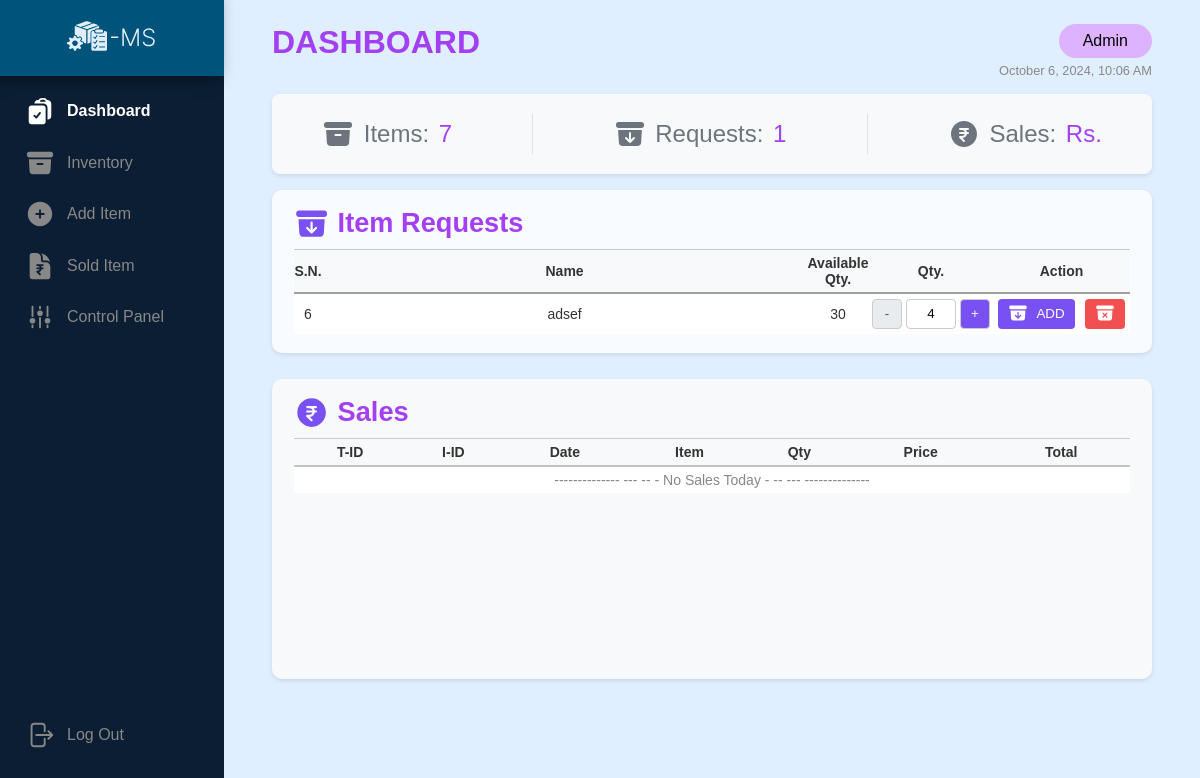
The page /Admin/Dashboard/dashboard.php (signed in) on the database as committed earlier.
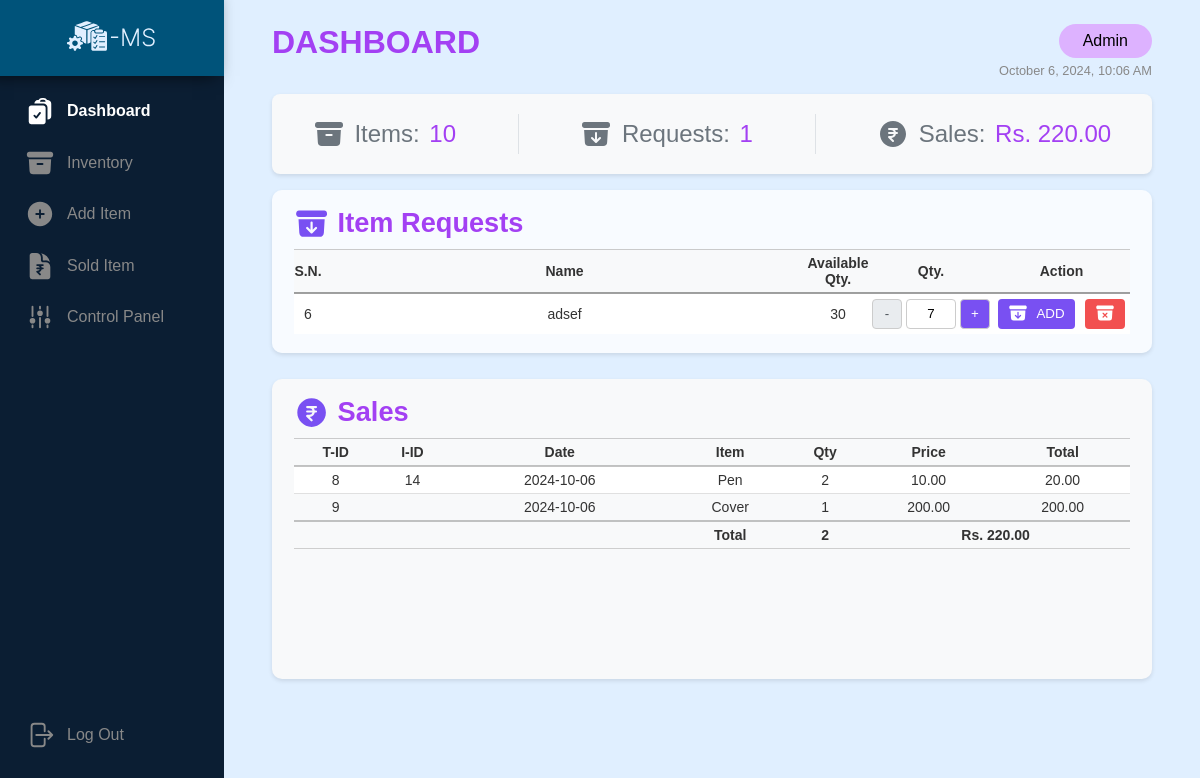
The same page on the database as committed later.
### tables this page shows
CREATE TABLE `sold` (
  `transaction_id` int(11) NOT NULL,
  `item_id` int(11) DEFAULT NULL,
  `sold_date` date NOT NULL,
  `sold_item_title` varchar(100) NOT NULL,
  `sold_price` decimal(11,2) NOT NULL,
  `sold_qty` int(11) NOT NULL,
  `sold_total` decimal(11,2) NOT NULL
);

### Admin/Dashboard/overviewBackend.php (called while the page is built, shortened)
<?php
$sql = "Select count(*) as items from inventory";
$result = mysqli_query($conn, $sql);
$row = mysqli_fetch_assoc($result);
$itemCount = $row['items'];
$sql = "Select sum(sold_total) as sales from sold where date(sold_date) = CURDATE()";
$result = mysqli_query($conn, $sql);
$row = mysqli_fetch_assoc($result);
$sales = $row['sales'];
?>

### Admin/Dashboard/todaysSalesList.php (the view)
<?php
$sql = "SELECT COUNT(*) as total_count, SUM(sold_total) as total_sum FROM sold where sold_date = CURDATE()";
$result = mysqli_query($conn, $sql);
$summary = mysqli_fetch_assoc($result);
$total_sales_count = $summary['total_count'];
$total_sum = $summary['total_sum'];
$sql = "SELECT * FROM sold where sold_date = CURDATE()";
$result = mysqli_query($conn, $sql);
if (mysqli_num_rows($result) > 0) {
  echo "<tbody>";
  while ($row = mysqli_fetch_assoc($result)) {
    echo "<tr>
    <td>" . $row['transaction_id'] . "</td>
    <td>" . $row['item_id'] . "</td>
    <td>" . $row['sold_date'] . "</td>
    <td>" . $row['sold_item_title'] . "</td>
    <td>" . $row['sold_qty'] . "</td>
    <td>" . $row['sold_price'] . "</td>
    <td>" . $row['sold_total'] . "</td>
    </tr>";
  }
  echo "</tbody>";
  echo "
    <tfoot>
      <tr>
        <td></td>
        <td></td>
        <td></td>
        <td><strong>Total</strong></td>
        <td><strong>" . $total_sales_count . "</strong></td>
        <td colspan='2'>Rs. " . number_format($total_sum, 2) . "</td>
      </tr>
    </tfoot>
    ";
} else {
  echo "<tr><td colspan='7' style='color: #888;'> -------------- --- -- - No Sales Today - -- --- -------------- </td></tr>";
}
?>

### Admin/Dashboard/dashboard.php (shortened to what the changed rows need)
<?php
require '../../dbConn.php';
include 'overviewBackend.php';
?>
<!DOCTYPE html>
<html lang="en">
<head>
  <link rel="stylesheet" href="../../util.css" />
  <link rel="stylesheet" href="../adminRoot.css" />
  <link rel="stylesheet" href="dashboard.css" />
</head>
<body>
  <main class="wrapper">
    <header>
      <div class="main-heading">
        <div class="main-heading-left">
          <h1>DASHBOARD</h1>
        </div>
      </div>
    </header>
    <section>
      <div class="overview-block">
        <div class="overview-item">
          <div class="overview-details">
            <span class="overview-label">Items:</span>
            <span class="overview-value"><?php echo $itemCount ?></span>
          </div>
        </div>
        <div class="overview-item">
          <div class="overview-details">
            <span class="overview-label">Sales:</span>
            <span class="overview-value">Rs. <?php echo $sales ?></span>
          </div>
        </div>
      </div>
    </section>
    <section>
      <div class="itemrequest-wrapper">
        <div class="itemrequest">
          <table class="request-table">
            <thead>
              <tr>
                <th>S.N.</th>
                <th>Name</th>
                <th>Available Qty.</th>
                <th>Qty.</th>
                <th>Action</th>
              </tr>
            </thead>
            <tbody>
              <?php
              include 'requestList.php';
              ?>
            </tbody>
          </table>
        </div>
      </div>
    </section>
    <section>
      <div class="sales-wrapper">
        <div class="sales">
          <table>
            <thead>
              <tr>
                <th>T-ID</th>
                <th>I-ID</th>
                <th>Date</th>
                <th>Item</th>
                <th>Qty</th>
                <th>Price</th>
                <th>Total</th>
              </tr>
            </thead>
            <?php
            include 'todaysSalesList.php';
            ?>
          </table>
        </div>
      </div>
    </section>
  </main>
</body>
</html>

### Admin/Dashboard/requestList.php
<?php
$result = mysqli_query($conn, "SELECT * FROM view_requests");
if (mysqli_num_rows($result) > 0) {
  while ($row = mysqli_fetch_assoc($result)) {
    echo "
        <tr>
          <td>{$row['item_id']}</td>
          <td>{$row['item_title']}</td>
          <td>{$row['quantity']}</td>
          <td class='qty-ctrl'>
            <button class='qty-ctrl-btn minus-btn' data-action='-'>-</button>
            <input type='number' id='old-qty' class='qty-ctrl-inp' value='{$row['request_qty']}' />
            <button class='qty-ctrl-btn plus-btn' data-action='+'>+</button>
          </td>
          <td>
            <form method='POST' action=''>
              <button type='submit' name='add-id' value='{$row['item_id']}' class='add-btn'>
              <svg xmlns='http://www.w3.org/2000/svg' viewBox='0 0 24 24' fill='currentColor' class='size-6 icon'>
                <path d='M3.375 3C2.339 3 1.5 3.84 1.5 4.875v.75c0 1.036.84 1.875 1.875 1.875h17.25c1.035 0 1.875-.84 1.875-1.875v-.75C22.5 3.839 21.66 3 20.625 3H3.375Z' />
                <path fill-rule='evenodd' d='m3.087 9 .54 9.176A3 3 0 0 0 6.62 21h10.757a3 3 0 0 0 2.995-2.824L20.913 9H3.087ZM12 10.5a.75.75 0 0 1 .75.75v4.94l1.72-1.72a.75.75 0 1 1 1.06 1.06l-3 3a.75.75 0 0 1-1.06 0l-3-3a.75.75 0 1 1 1.06-1.06l1.72 1.72v-4.94a.75.75 0 0 1 .75-.75Z' clip-rule='evenodd' />
              </svg>
                ADD
              </button>
              <button type='submit' name='delete-id' value='{$row['item_id']}' class='delete-btn'>
                <svg xmlns='http://www.w3.org/2000/svg' viewBox='0 0 24 24' fill='currentColor' class='size-6 icon'>
                  <path d='M3.375 3C2.339 3 1.5 3.84 1.5 4.875v.75c0 1.036.84 1.875 1.875 1.875h17.25c1.035 0 1.875-.84 1.875-1.875v-.75C22.5 3.839 21.66 3 20.625 3H3.375Z' />
                  <path fill-rule='evenodd' d='m3.087 9 .54 9.176A3 3 0 0 0 6.62 21h10.757a3 3 0 0 0 2.995-2.824L20.913 9H3.087Zm6.133 2.845a.75.75 0 0 1 1.06 0l1.72 1.72 1.72-1.72a.75.75 0 1 1 1.06 1.06l-1.72 1.72 1.72 1.72a.75.75 0 1 1-1.06 1.06L12 15.685l-1.72 1.72a.75.75 0 1 1-1.06-1.06l1.72-1.72-1.72-1.72a.75.75 0 0 1 0-1.06Z' clip-rule='evenodd' />
                </svg>
              </button>
              <input type='number' name='qty' id='new-qty' value='{$row['request_qty']}' hidden/>
            </form>
          </td>
        </tr>
      ";
  }
} else {
  echo "<tr><td colspan='5' style='color: #888;'> -------------- --- -- - No Requests - -- --- -------------- </td></tr>";
}
?>

Rows that differ between the two databases and show on the page:
now on this page (row edited): sold: transaction_id "8", item "14", sold_date "2024-10-06", sold_item_title "Pen", sold_qty "2", sold_price "10.00", sold_total "20.00"
now on this page (row edited): sold: transaction_id "9", sold_date "2024-10-06", sold_item_title "Cover", sold_qty "1", sold_price "200.00", sold_total "200.00"
Other text that changed with them:
$itemCount: "7" → "10"
$sales: (not shown) → "220.00"
form field request_qty: "4" → "7"
$total_sales_count: (not shown) → "2"
$total_sum: (not shown) → "220.00"
text no longer shown: "-------------- --- -- - No Sales Today - -- --- --------------"
text now shown: "Total Rs."
